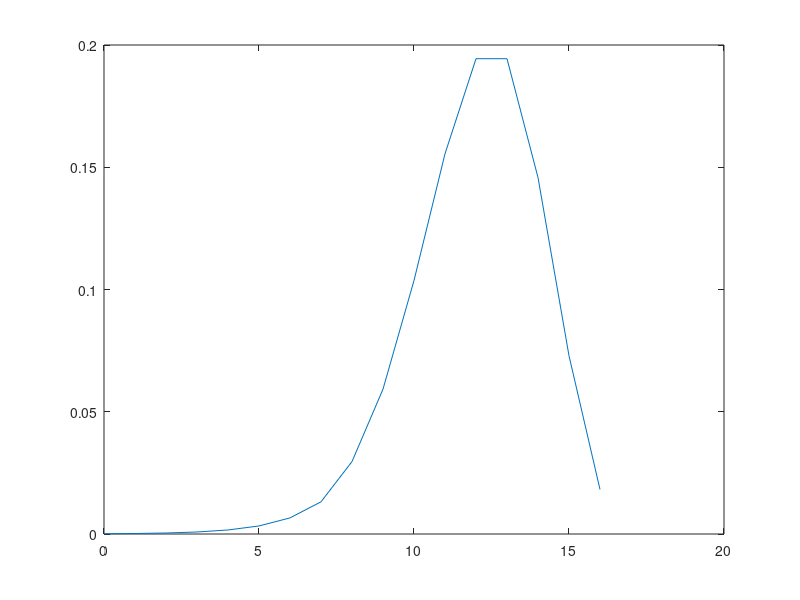

The MATLAB script that drew this image:
clc, clear

N = 16;
N0 = 8;

%b = 5*10^-4;
%m = 0.2;
%b0 = 10^-2;

% Non ho capito m, penso mu
m = 100;
b = 200;

pn = zeros(1, N + 1);
pd = zeros(1, N + 1);

pn(1,1) = 0;
pd(1,1) = 0;

for i = 1:N
    %r = rand();
    %valueOfProbability = min(1, (i - N0)/(N - N0));
    %if (i > N0) && valueOfProbability < r
        if i < N0
		    lim1 = b;
        else
            lim1 = b * ((N - i + 1) / (N - N0));
        end
	    mi = m;
	    pn(1, i + 1) = pn(1, i) + log(lim1);
	    pd(1, i + 1) = pd(1, i) + log(mi);
    %end
end

p = exp(pn - pd);
p = p / sum(p);

plot(0:N, p);
